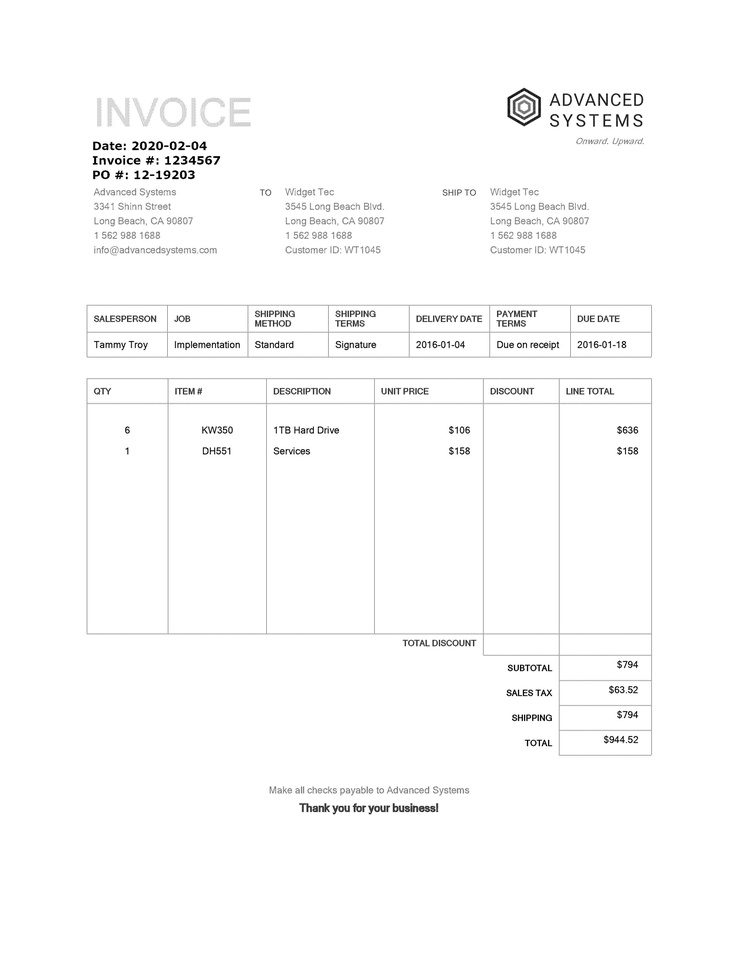
#> input picture imgs/10_page_1.jpg, 738 x 956 px, shrunk from 2550 x 3300 before the run
$ python -i rem_lines.py   (imports and definitions only)
#> lines starting #> are read from the running program, lines starting #| are printed output that depends on the picture
#> further down, picture is the input picture: shape (956, 738, 3); min 0, max 255, mean 251

import cv2
import numpy as np

def stretch_columns(img):
    structure = cv2.getStructuringElement(cv2.MORPH_RECT, (10,1))
    img = cv2.erode(img, structure, iterations=1)
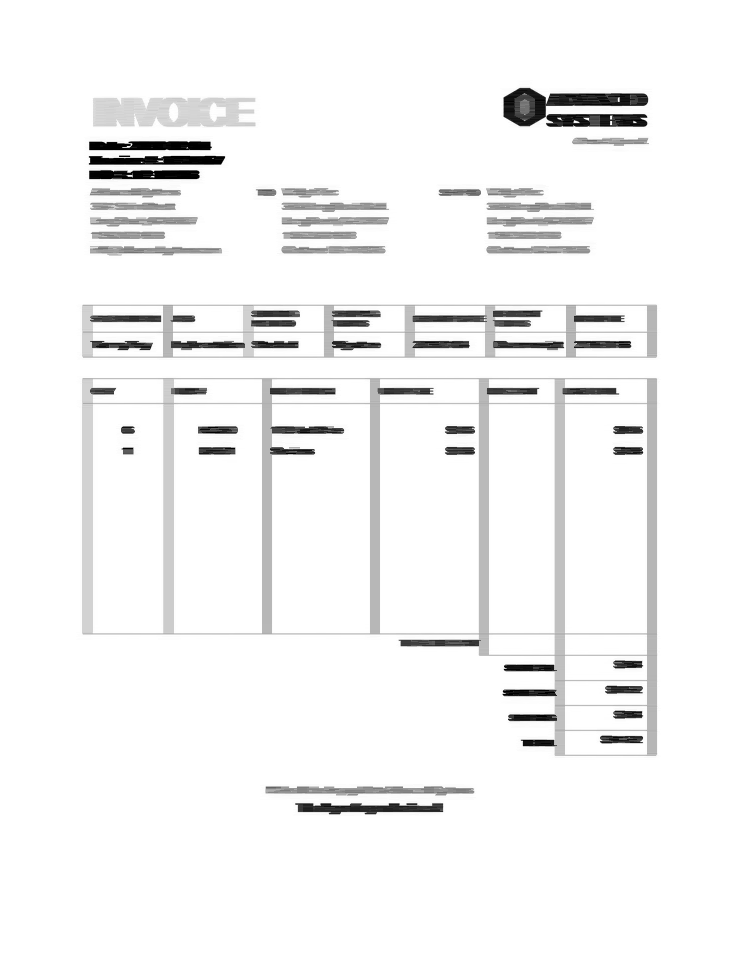
#> img: shape (956, 738, 3); min 0, max 255, mean 243.8
    structure = cv2.getStructuringElement(cv2.MORPH_RECT, (1,20))
    x = cv2.dilate(img, structure, iterations=2)
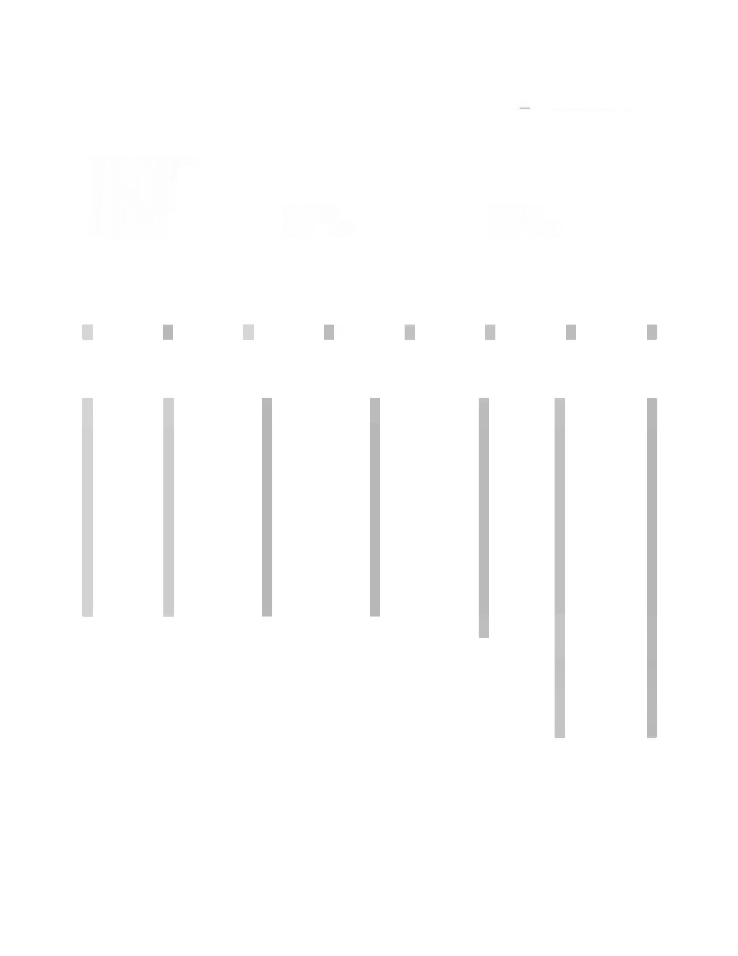
#> x: shape (956, 738, 3); min 182, max 255, mean 253.2
    structure = cv2.getStructuringElement(cv2.MORPH_RECT, (10,1))
    x = cv2.dilate(x, structure, iterations=1)
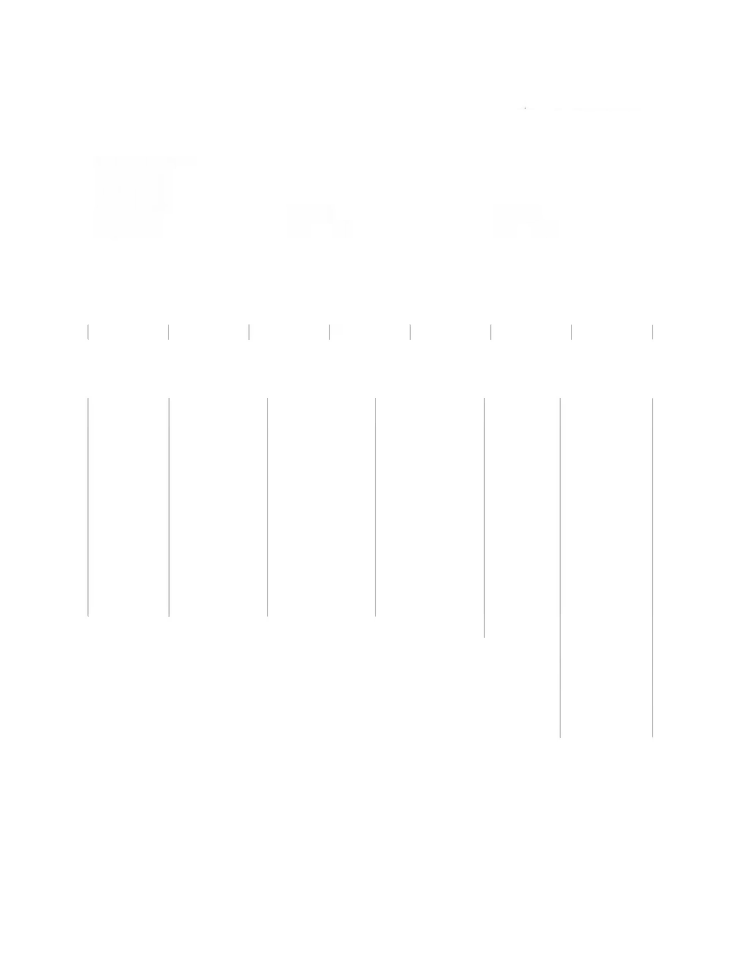
#> x: shape (956, 738, 3); min 182, max 255, mean 254.8
#> (the run stopped early here; a loop or call above may not have finished)

$ run again, on imgs/4_page_1.jpg
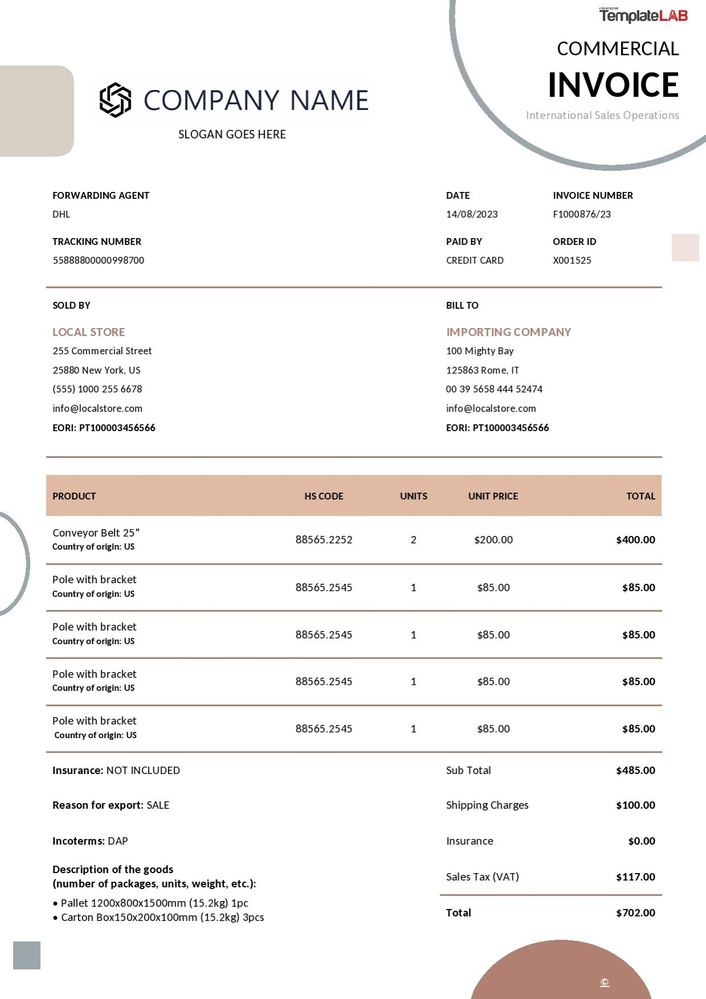
#> input picture imgs/4_page_1.jpg, 706 x 999 px, shrunk from 1240 x 1754 before the run
#> picture is the input picture: shape (999, 706, 3); mean B, G, R 241.2, 242.4, 244.5
#> in stretch_columns, `img = cv2.erode(img, structure, iterations=1)`:
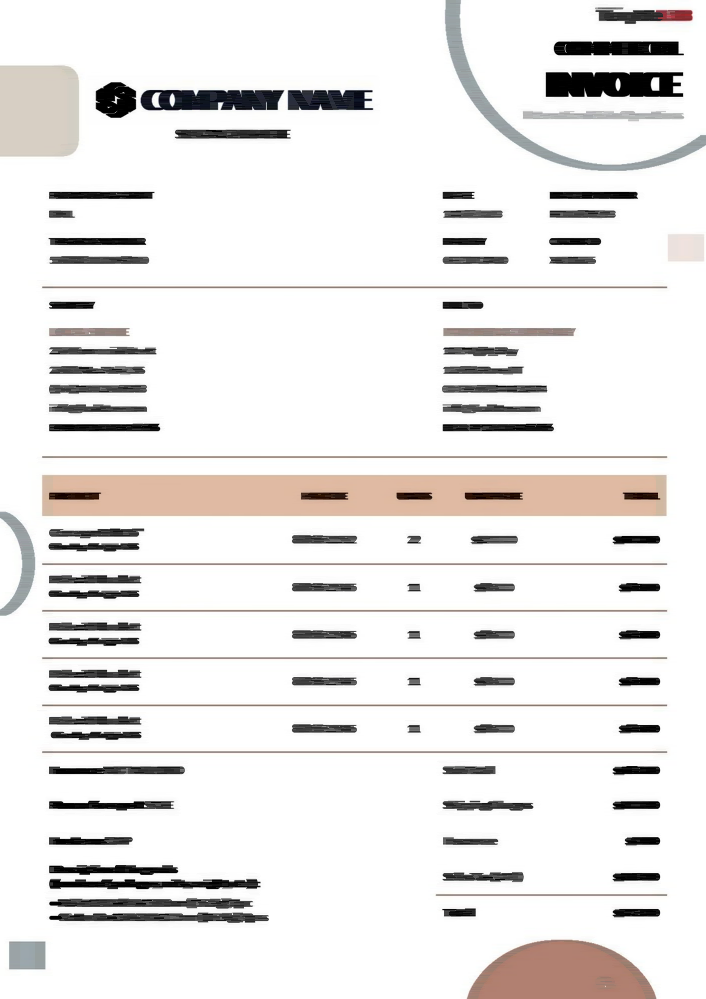
#> img: shape (999, 706, 3); mean of channels 0, 1, 2 230.7, 231.9, 234; drawn as B, G, R
#> in stretch_columns, `x = cv2.dilate(img, structure, iterations=2)`:
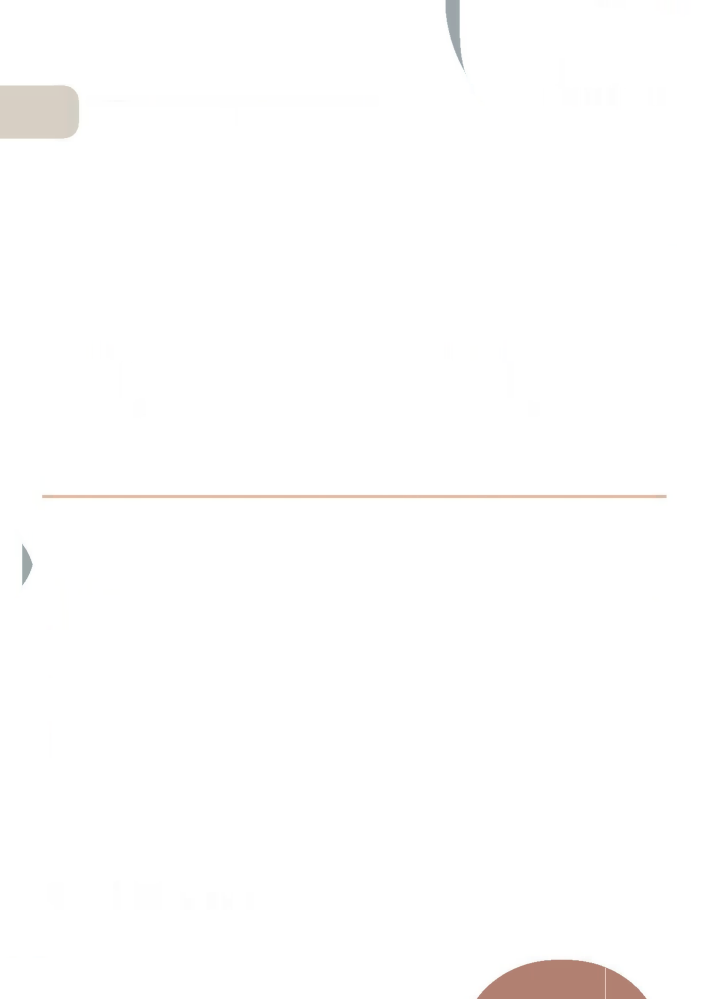
#> x: shape (999, 706, 3); mean of channels 0, 1, 2 253.3, 253.5, 254; drawn as B, G, R
